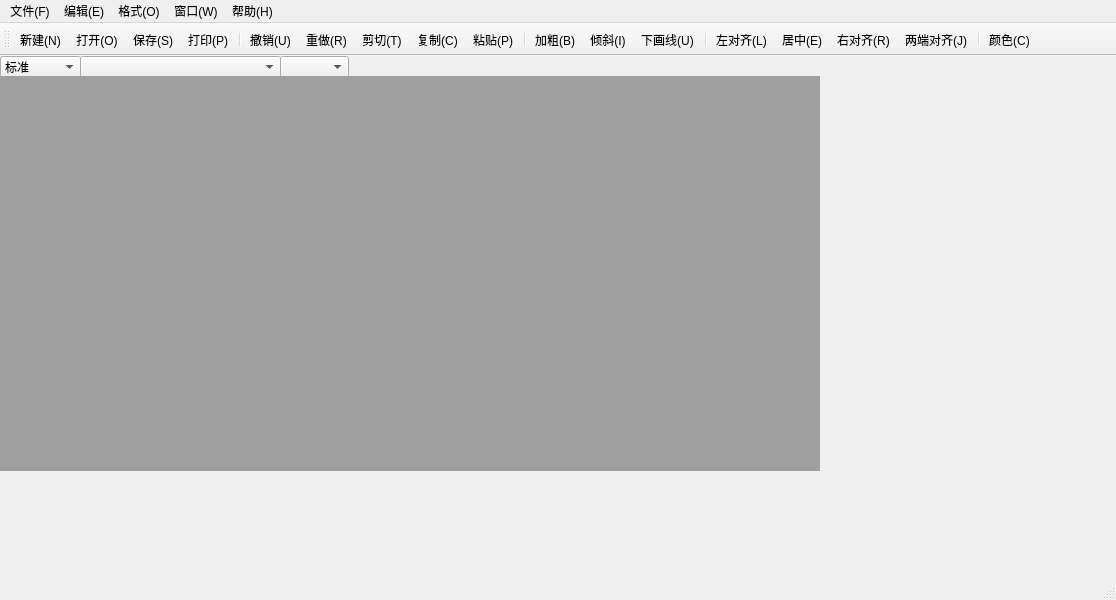
<?xml version="1.0" encoding="UTF-8"?>
<ui version="4.0">
 <class>MainWindow</class>
 <widget class="QMainWindow" name="MainWindow">
  <property name="geometry">
   <rect>
    <x>0</x>
    <y>0</y>
    <width>1116</width>
    <height>600</height>
   </rect>
  </property>
  <property name="windowTitle">
   <string>MainWindow</string>
  </property>
  <widget class="QWidget" name="centralwidget">
   <widget class="QComboBox" name="sizeComboBox">
    <property name="geometry">
     <rect>
      <x>280</x>
      <y>0</y>
      <width>69</width>
      <height>22</height>
     </rect>
    </property>
   </widget>
   <widget class="QComboBox" name="fontComboBox">
    <property name="geometry">
     <rect>
      <x>80</x>
      <y>0</y>
      <width>201</width>
      <height>22</height>
     </rect>
    </property>
   </widget>
   <widget class="QComboBox" name="comboBox">
    <property name="geometry">
     <rect>
      <x>0</x>
      <y>0</y>
      <width>81</width>
      <height>22</height>
     </rect>
    </property>
    <property name="autoFillBackground">
     <bool>false</bool>
    </property>
    <property name="frame">
     <bool>true</bool>
    </property>
    <item>
     <property name="text">
      <string>标准</string>
     </property>
    </item>
   </widget>
   <widget class="QMdiArea" name="mdiArea">
    <property name="geometry">
     <rect>
      <x>0</x>
      <y>20</y>
      <width>820</width>
      <height>395</height>
     </rect>
    </property>
   </widget>
  </widget>
  <widget class="QMenuBar" name="menubar">
   <property name="geometry">
    <rect>
     <x>0</x>
     <y>0</y>
     <width>1116</width>
     <height>23</height>
    </rect>
   </property>
   <widget class="QMenu" name="menu_F">
    <property name="title">
     <string>文件(F)</string>
    </property>
    <addaction name="newAction"/>
    <addaction name="openAction"/>
    <addaction name="separator"/>
    <addaction name="saveAction"/>
    <addaction name="saveAsAction"/>
    <addaction name="separator"/>
    <addaction name="printAction"/>
    <addaction name="printPreviewAction"/>
    <addaction name="separator"/>
    <addaction name="exitaAction"/>
   </widget>
   <widget class="QMenu" name="menu_E">
    <property name="title">
     <string>编辑(E)</string>
    </property>
    <addaction name="undoAction"/>
    <addaction name="redoAction"/>
    <addaction name="cutAction"/>
    <addaction name="copyAction"/>
    <addaction name="pasteAction"/>
   </widget>
   <widget class="QMenu" name="menu_O">
    <property name="title">
     <string>格式(O)</string>
    </property>
    <widget class="QMenu" name="menu_D">
     <property name="title">
      <string>字体(D)</string>
     </property>
     <addaction name="boldAction"/>
     <addaction name="italicAction"/>
     <addaction name="underlineAction"/>
    </widget>
    <widget class="QMenu" name="menu">
     <property name="title">
      <string>段落</string>
     </property>
     <addaction name="leftAlignAction"/>
     <addaction name="centerAction"/>
     <addaction name="rightAlignAction"/>
     <addaction name="justifyAction"/>
    </widget>
    <addaction name="menu_D"/>
    <addaction name="menu"/>
    <addaction name="colorAction"/>
   </widget>
   <widget class="QMenu" name="menu_W">
    <property name="title">
     <string>窗口(W)</string>
    </property>
    <addaction name="closeAction"/>
    <addaction name="closeAllAction"/>
    <addaction name="tileAction"/>
    <addaction name="cascadeAction"/>
    <addaction name="nextAction"/>
    <addaction name="previousAction"/>
   </widget>
   <widget class="QMenu" name="menu_H">
    <property name="title">
     <string>帮助(H)</string>
    </property>
    <addaction name="aboutAction"/>
    <addaction name="aboutQtAction"/>
   </widget>
   <addaction name="menu_F"/>
   <addaction name="menu_E"/>
   <addaction name="menu_O"/>
   <addaction name="menu_W"/>
   <addaction name="menu_H"/>
  </widget>
  <widget class="QStatusBar" name="statusbar"/>
  <widget class="QToolBar" name="toolBar">
   <property name="windowTitle">
    <string>toolBar</string>
   </property>
   <attribute name="toolBarArea">
    <enum>TopToolBarArea</enum>
   </attribute>
   <attribute name="toolBarBreak">
    <bool>false</bool>
   </attribute>
   <addaction name="newAction"/>
   <addaction name="openAction"/>
   <addaction name="saveAction"/>
   <addaction name="printAction"/>
   <addaction name="separator"/>
   <addaction name="undoAction"/>
   <addaction name="redoAction"/>
   <addaction name="cutAction"/>
   <addaction name="copyAction"/>
   <addaction name="pasteAction"/>
   <addaction name="separator"/>
   <addaction name="boldAction"/>
   <addaction name="italicAction"/>
   <addaction name="underlineAction"/>
   <addaction name="separator"/>
   <addaction name="leftAlignAction"/>
   <addaction name="centerAction"/>
   <addaction name="rightAlignAction"/>
   <addaction name="justifyAction"/>
   <addaction name="separator"/>
   <addaction name="colorAction"/>
  </widget>
  <action name="newAction">
   <property name="checkable">
    <bool>true</bool>
   </property>
   <property name="icon">
    <iconset>
     <normaloff>../build-ImageProcessor-Desktop_Qt_5_14_2_MinGW_64_bit-Debug/new.png</normaloff>../build-ImageProcessor-Desktop_Qt_5_14_2_MinGW_64_bit-Debug/new.png</iconset>
   </property>
   <property name="text">
    <string>新建(&amp;N)</string>
   </property>
   <property name="statusTip">
    <string>新建一个新文档</string>
   </property>
   <property name="shortcut">
    <string>Ctrl+N</string>
   </property>
  </action>
  <action name="openAction">
   <property name="text">
    <string>打开(O)</string>
   </property>
   <property name="shortcut">
    <string>Ctrl+O</string>
   </property>
  </action>
  <action name="saveAction">
   <property name="text">
    <string>保存(S)</string>
   </property>
   <property name="shortcut">
    <string>Ctrl+S</string>
   </property>
  </action>
  <action name="saveAsAction">
   <property name="text">
    <string>另存为(A)</string>
   </property>
  </action>
  <action name="printAction">
   <property name="text">
    <string>打印(P)</string>
   </property>
   <property name="shortcut">
    <string>Ctrl+P</string>
   </property>
  </action>
  <action name="printPreviewAction">
   <property name="text">
    <string>打印预览</string>
   </property>
  </action>
  <action name="exitaAction">
   <property name="text">
    <string>退出(X)</string>
   </property>
  </action>
  <action name="undoAction">
   <property name="text">
    <string>撤销(U)</string>
   </property>
   <property name="shortcut">
    <string>Ctrl+Z</string>
   </property>
  </action>
  <action name="redoAction">
   <property name="text">
    <string>重做(R)</string>
   </property>
   <property name="shortcut">
    <string>Ctrl+Y</string>
   </property>
  </action>
  <action name="cutAction">
   <property name="text">
    <string>剪切(T)</string>
   </property>
   <property name="shortcut">
    <string>Ctrl+X</string>
   </property>
  </action>
  <action name="copyAction">
   <property name="text">
    <string>复制(C)</string>
   </property>
   <property name="shortcut">
    <string>Ctrl+C</string>
   </property>
  </action>
  <action name="pasteAction">
   <property name="text">
    <string>粘贴(P)</string>
   </property>
   <property name="shortcut">
    <string>Ctrl+V</string>
   </property>
  </action>
  <action name="boldAction">
   <property name="checkable">
    <bool>false</bool>
   </property>
   <property name="text">
    <string>加粗(B)</string>
   </property>
   <property name="shortcut">
    <string>Ctrl+B</string>
   </property>
  </action>
  <action name="italicAction">
   <property name="text">
    <string>倾斜(I)</string>
   </property>
   <property name="shortcut">
    <string>Ctrl+I</string>
   </property>
  </action>
  <action name="underlineAction">
   <property name="text">
    <string>下画线(U)</string>
   </property>
   <property name="shortcut">
    <string>Ctrl+U</string>
   </property>
  </action>
  <action name="leftAlignAction">
   <property name="text">
    <string>左对齐(L)</string>
   </property>
   <property name="shortcut">
    <string>Ctrl+L</string>
   </property>
  </action>
  <action name="centerAction">
   <property name="text">
    <string>居中(E)</string>
   </property>
   <property name="shortcut">
    <string>Ctrl+E</string>
   </property>
  </action>
  <action name="rightAlignAction">
   <property name="text">
    <string>右对齐(R)</string>
   </property>
   <property name="shortcut">
    <string>Ctrl+R</string>
   </property>
  </action>
  <action name="justifyAction">
   <property name="text">
    <string>两端对齐(J)</string>
   </property>
   <property name="shortcut">
    <string>Ctrl+J</string>
   </property>
  </action>
  <action name="colorAction">
   <property name="text">
    <string>颜色(C)</string>
   </property>
  </action>
  <action name="closeAction">
   <property name="text">
    <string>关闭(O)</string>
   </property>
  </action>
  <action name="closeAllAction">
   <property name="text">
    <string>关闭所有(A)</string>
   </property>
  </action>
  <action name="tileAction">
   <property name="text">
    <string>平铺(T)</string>
   </property>
  </action>
  <action name="cascadeAction">
   <property name="text">
    <string>层叠(C)</string>
   </property>
  </action>
  <action name="nextAction">
   <property name="text">
    <string>下一个(X)</string>
   </property>
   <property name="shortcut">
    <string>Ctrl+Tab</string>
   </property>
  </action>
  <action name="previousAction">
   <property name="text">
    <string>前一个(V)</string>
   </property>
   <property name="shortcut">
    <string>Ctrl+Shift+Tab</string>
   </property>
  </action>
  <action name="aboutAction">
   <property name="text">
    <string>关于(A)</string>
   </property>
  </action>
  <action name="aboutQtAction">
   <property name="text">
    <string>关于Qt 5(Q)</string>
   </property>
  </action>
 </widget>
 <resources/>
 <connections/>
</ui>
